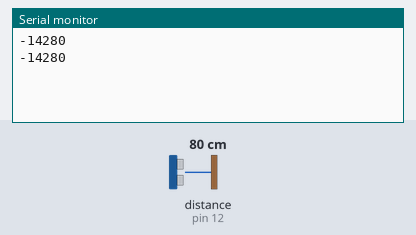
Bench run of a sketch on a simulated Arduino Uno, built with avr-gcc and run on an emulated ATmega328P. Shown: the last lines printed to the serial monitor. Wiring (inferred from the names in the program): ultrasonic range finder: trigger pin 14; echo pin 12. Inputs (shaded band) come from the test bench; at power-on: distance to the obstacle (sensor on pin 12) 80 cm. The echo pulse lasts 58.3 µs per cm.

Above: at 1.8 s.
1.9 s: distance to the obstacle (sensor on pin 12) set to 2 cm
At 2.7 s:
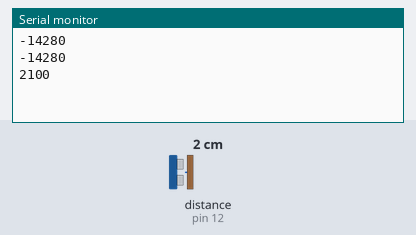
3.4 s: distance to the obstacle (sensor on pin 12) set to 4 cm
At 4.3 s:
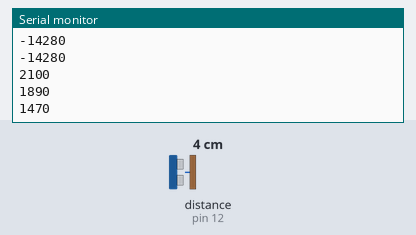
Timing chart, 0 to 6.4 s (numbered marks = the images above; inputs shaded):
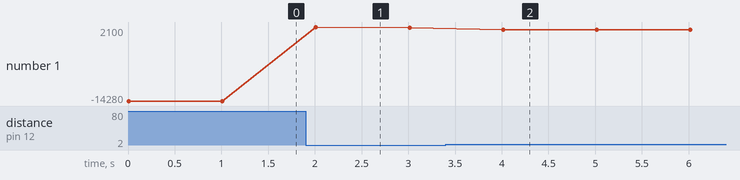

The sketch:

ultrasonikOnly.ino
```cpp
/* --- www.nyebarilmu.com --- */

/*
Sensor jarak HC-SR04
pin yang perlu dihubungkan
VCC to arduino 5v
GND to arduino GND
Echo to Arduino pin 7
Trig to Arduino pin 8
*/

#include <Wire.h>
#include <OneWire.h>

#define echoPin 12 //Echo Pin
#define trigPin 14 //Trigger Pin

int maximumRange = 200; //kebutuhan akan maksimal range
int minimumRange = 00; //kebutuhan akan minimal range
long duration, distance; //waktu untuk kalkulasi jarak

void setup() {
Serial.begin (115200); //inisialiasasi komunikasi serial
//deklarasi pin
pinMode(trigPin, OUTPUT);
pinMode(echoPin, INPUT);
}

void loop() {
/* Berikut siklus trigPin atau echo pin yang digunakan
untuk menentukan jarak objek terdekat dengan memantulkan
gelombang suara dari itu. */
digitalWrite(trigPin, LOW);delayMicroseconds(2);
digitalWrite(trigPin, HIGH);delayMicroseconds(10);
digitalWrite(trigPin, LOW);
duration = pulseIn(echoPin, HIGH);

//perhitungan untuk dijadikan jarak
distance = duration/58.2;

/* Kirim angka negatif ke komputer dan Turn LED ON
untuk menunjukkan "di luar jangkauan" */

if (distance >= maximumRange || distance <= minimumRange)
{
Serial.println("-1");
}
else {


/*
 * dik: p(kolam)=; l(kolam)=; t(kolam)=;
 *
 * Rumus
 * t(air) = t(kolam) - distance
 * volume(air) = p(kolam) * l(kolam) * t(air)
 */
int pKolam = 15;
int lKolam = 14;
int tKolam = 11;
int tAir;
int volumeAir;

tAir = tKolam - distance;
volumeAir = pKolam * lKolam * tAir;
Serial.println(volumeAir); //p kolam dikurangi

//waktu tunda 50mS
delay(1000);
}}
```

Measured:
- after the input at 1.9 s, the serial monitor: prints a new line after 0.11 s (image 1)
- after the input at 3.4 s, the serial monitor: prints a new line after 0.61 s (image 2)
- plotted number 1: -14280 → 1890 after the input at 1.9 s, 1890 → 1470 after the input at 3.4 s
